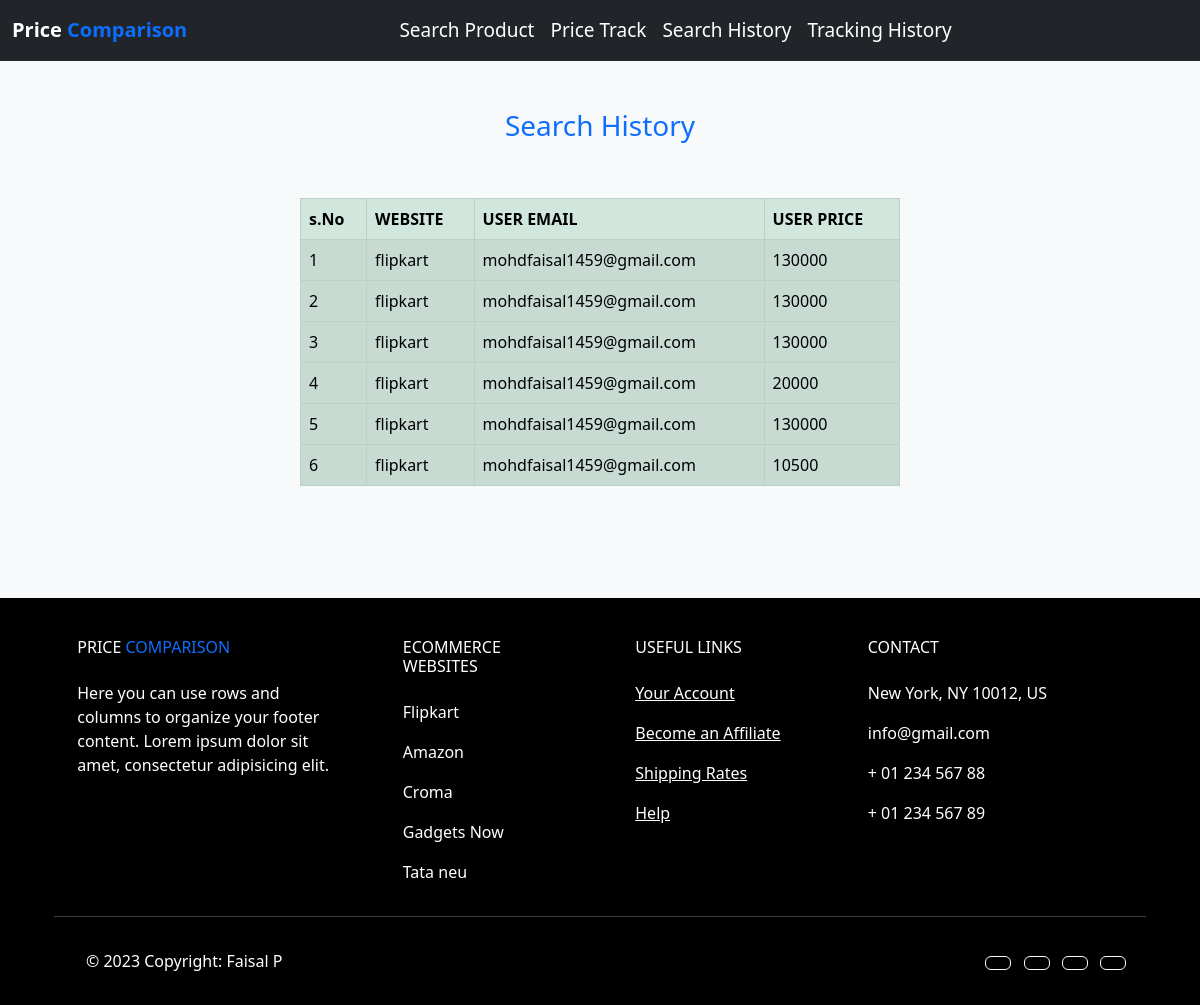
/trackHistory, run on the app's committed database.
### price_scrap/models.py (models this page shows)
class TrackHistory(models.Model):
    url=models.URLField(max_length=300)
    user_price=models.IntegerField()
    user_email=models.EmailField()
    website=models.TextField(max_length=50)
    status=models.TextField(max_length=50)

### price_scrap/views.py (the view)
# urls.py: path('trackHistory',views.trackHistory,name='trackHistory'),
def trackHistory(request):
    mytrack=TrackHistory.objects.all()
    return render(request,'authentication/trackHistory.html',{'datas':mytrack})

### templates/authentication/trackHistory.html (shortened to what this page needs)
<!DOCTYPE html>
<html>
    <head>
        <link rel="stylesheet" href="/static/css/bootstrap.css">
    </head>
    <body class="bg-light">
        <nav class="navbar navbar-expand-lg navbar-light bg-dark " id="navbar">
            <div class="container-fluid">
              <a class="navbar-brand text-white fw-bold" href="#">Price <span class="text-primary">Comparison</span></a>
                <ul class="navbar-nav mx-auto  " style="--bs-scroll-height: 100px;font-size: 19px;" id="navbaracontents">
                  <li class="nav-item">
                    <a class="nav-link active text-white"  href="/userview">Search Product</a>
                  </li>
                  <li class="nav-item">
                    <a class="nav-link active text-white" aria-current="page" href="/tracking">Price Track</a>
                  </li>
                  <li class="nav-item">
                    <a class="nav-link active text-white" aria-current="page" href="/searchHistory">Search History</a>
                  </li>
                  <li class="nav-item">
                    <a class="nav-link active text-white" aria-current="page" href="#">Tracking  History</a>
                  </li>
                </ul>
                <div class="lefttopbut" style="justify-content: space-between;padding: 20px; ">
                </div>
            </div>
          </nav>
        <section>
       <div class=" col col-md-6 mx-auto">
        <h3 class="page-header text-primary text-center p-5 ">Search History</h3>
        <table class="table table-success table-striped table-bordered">
            <thead>
                <tr>
                    <th>s.No</th>
                    <th>WEBSITE</th>
                    <th>USER EMAIL</th>
                    <th>USER PRICE</th>
                </tr>
            </thead>
            {% for data in datas %}
            <tbody>
               <tr>
                <td>{{forloop.counter}}</td>
                <td>{{data.website}}</td>
                <td>{{data.user_email}}</td>
                <td>{{data.user_price}}</td>
               </tr>
            </tbody>
            {%endfor%}
        </table>
       </div>
    </section>
    <br>
          <br><br><br>
         <section>
    <footer
            class="text-center text-lg-start text-white positon-fixed-bottom"
            style="background-color: #000000"
            >
      <div class="container p-4 pb-0">
        <section class="">
          <div class="row">
            <div class="col-md-3 col-lg-3 col-xl-3 mx-auto mt-3">
              <h6 class="text-uppercase mb-4 font-weight-bold">
                Price <span class="text-primary">Comparison</span>
              </h6>
              <p>
                Here you can use rows and columns to organize your footer
                content. Lorem ipsum dolor sit amet, consectetur adipisicing
                elit.
              </p>
            </div>
            <div class="col-md-2 col-lg-2 col-xl-2 mx-auto mt-3">
              <h6 class="text-uppercase mb-4 font-weight-bold">Ecommerce Websites</h6>
              <p>
                <a class="text-white text-decoration-none">Flipkart</a>
              </p>
              <p>
                <a class="text-white text-decoration-none">Amazon</a>
              </p>
              <p>
                <a class="text-white text-decoration-none">Croma</a>
              </p>
              <p>
                <a class="text-white text-decoration-none">Gadgets Now</a>
              </p>
              <p>
                <a class="text-white text-decoration-none">Tata neu</a>
              </p>
            </div>
            <div class="col-md-3 col-lg-2 col-xl-2 mx-auto mt-3">
              <h6 class="text-uppercase mb-4 font-weight-bold">
                Useful links
              </h6>
              <p>
                <a class="text-white">Your Account</a>
              </p>
              <p>
                <a class="text-white">Become an Affiliate</a>
              </p>
              <p>
                <a class="text-white">Shipping Rates</a>
              </p>
              <p>
                <a class="text-white">Help</a>
              </p>
            </div>
            <div class="col-md-4 col-lg-3 col-xl-3 mx-auto mt-3">
              <h6 class="text-uppercase mb-4 font-weight-bold">Contact</h6>
              <p> New York, NY 10012, US</p>
              <p> info@gmail.com</p>
              <p> + 01 234 567 88</p>
              <p> + 01 234 567 89</p>
            </div>
          </div>
        </section>
        <hr class="my-3">
        <section class="p-3 pt-0">
          <div class="row d-flex align-items-center">
            <div class="col-md-7 col-lg-8 text-center text-md-start">
              <div class="p-3">
                © 2023 Copyright:
                <a class="text-white text-decoration-none" href="#"
                   >Faisal P</a
                  >
              </div>
            </div>
            <div class="col-md-5 col-lg-4 ml-lg-0 text-center text-md-end">
              <a
                 class="btn btn-outline-light btn-floating m-1"
                 class="text-white"
                 role="button"
                 ></a>
              <a
                 class="btn btn-outline-light btn-floating m-1"
                 class="text-white"
                 role="button"
                 ></a>
              <a
                 class="btn btn-outline-light btn-floating m-1"
                 class="text-white"
                 role="button"
                 ></a>
              <a
                 class="btn btn-outline-light btn-floating m-1"
                 class="text-white"
                 role="button"
                 ></a>
            </div>
          </div>
        </section>
      </div>
    </footer>
         </section>
    </body>
</html>

### data on the page
TrackHistory: website "flipkart", user_email "mohdfaisal1459@gmail.com", user_price "130000"
TrackHistory: website "flipkart", user_email "mohdfaisal1459@gmail.com", user_price "130000"
TrackHistory: website "flipkart", user_email "mohdfaisal1459@gmail.com", user_price "130000"
TrackHistory: website "flipkart", user_email "mohdfaisal1459@gmail.com", user_price "20000"
TrackHistory: website "flipkart", user_email "mohdfaisal1459@gmail.com", user_price "130000"
TrackHistory: website "flipkart", user_email "mohdfaisal1459@gmail.com", user_price "10500"
